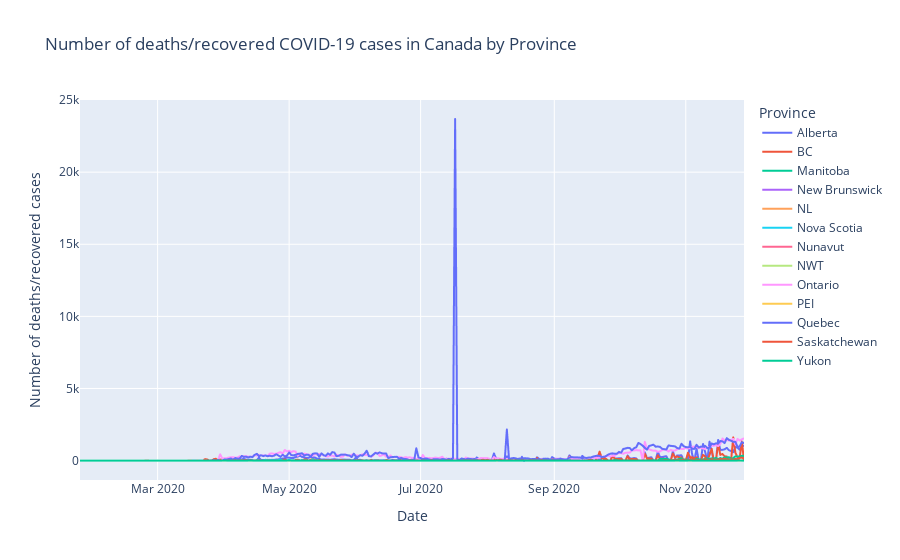

This figure's notebook cell:
### Code cell
# Plot delta D_it new cases for each province
fig = px.line(
    active_cases_provinces,
    x="date",
    y="removed",
    color="province",
    title="Number of deaths/recovered COVID-19 cases in Canada by Province",
    labels=dict(
        date="Date",
        removed="Number of deaths/recovered cases",
        province="Province",
    ),
    height=600,
)
fig.show()

### Figure 1 — Plotly figure (JSON) as saved in the notebook; plotly's stock layout.template omitted (floating-point values rounded to 4 significant figures; data arrays with more than 128 entries replaced by an {"elided": "..."} marker saying what was removed)
{"data": [{"hovertemplate": "Province=Alberta<br>Date=%{x}<br>Number of deaths/recovered cases=%{y}<extra></extra>", "legendgroup": "Alberta", "line": {"color": "#636efa", "dash": "solid"}, "mode": "lines", "name": "Alberta", "showlegend": true, "type": "scattergl", "x": {"elided": "309 str values"}, "xaxis": "x", "y": {"elided": "309 int values"}, "yaxis": "y"}, {"hovertemplate": "Province=BC<br>Date=%{x}<br>Number of deaths/recovered cases=%{y}<extra></extra>", "legendgroup": "BC", "line": {"color": "#EF553B", "dash": "solid"}, "mode": "lines", "name": "BC", "showlegend": true, "type": "scattergl", "x": {"elided": "309 str values"}, "xaxis": "x", "y": {"elided": "309 int values"}, "yaxis": "y"}, {"hovertemplate": "Province=Manitoba<br>Date=%{x}<br>Number of deaths/recovered cases=%{y}<extra></extra>", "legendgroup": "Manitoba", "line": {"color": "#00cc96", "dash": "solid"}, "mode": "lines", "name": "Manitoba", "showlegend": true, "type": "scattergl", "x": {"elided": "309 str values"}, "xaxis": "x", "y": {"elided": "309 int values"}, "yaxis": "y"}, {"hovertemplate": "Province=New Brunswick<br>Date=%{x}<br>Number of deaths/recovered cases=%{y}<extra></extra>", "legendgroup": "New Brunswick", "line": {"color": "#ab63fa", "dash": "solid"}, "mode": "lines", "name": "New Brunswick", "showlegend": true, "type": "scattergl", "x": {"elided": "309 str values"}, "xaxis": "x", "y": {"elided": "309 int values"}, "yaxis": "y"}, {"hovertemplate": "Province=NL<br>Date=%{x}<br>Number of deaths/recovered cases=%{y}<extra></extra>", "legendgroup": "NL", "line": {"color": "#FFA15A", "dash": "solid"}, "mode": "lines", "name": "NL", "showlegend": true, "type": "scattergl", "x": {"elided": "309 str values"}, "xaxis": "x", "y": {"elided": "309 int values"}, "yaxis": "y"}, {"hovertemplate": "Province=Nova Scotia<br>Date=%{x}<br>Number of deaths/recovered cases=%{y}<extra></extra>", "legendgroup": "Nova Scotia", "line": {"color": "#19d3f3", "dash": "solid"}, "mode": "lines", "name": "Nova Scotia", "showlegend": true, "type": "scattergl", "x": {"elided": "309 str values"}, "xaxis": "x", "y": {"elided": "309 int values"}, "yaxis": "y"}, {"hovertemplate": "Province=Nunavut<br>Date=%{x}<br>Number of deaths/recovered cases=%{y}<extra></extra>", "legendgroup": "Nunavut", "line": {"color": "#FF6692", "dash": "solid"}, "mode": "lines", "name": "Nunavut", "showlegend": true, "type": "scattergl", "x": {"elided": "309 str values"}, "xaxis": "x", "y": {"elided": "309 int values"}, "yaxis": "y"}, {"hovertemplate": "Province=NWT<br>Date=%{x}<br>Number of deaths/recovered cases=%{y}<extra></extra>", "legendgroup": "NWT", "line": {"color": "#B6E880", "dash": "solid"}, "mode": "lines", "name": "NWT", "showlegend": true, "type": "scattergl", "x": {"elided": "309 str values"}, "xaxis": "x", "y": {"elided": "309 int values"}, "yaxis": "y"}, {"hovertemplate": "Province=Ontario<br>Date=%{x}<br>Number of deaths/recovered cases=%{y}<extra></extra>", "legendgroup": "Ontario", "line": {"color": "#FF97FF", "dash": "solid"}, "mode": "lines", "name": "Ontario", "showlegend": true, "type": "scattergl", "x": {"elided": "309 str values"}, "xaxis": "x", "y": {"elided": "309 int values"}, "yaxis": "y"}, {"hovertemplate": "Province=PEI<br>Date=%{x}<br>Number of deaths/recovered cases=%{y}<extra></extra>", "legendgroup": "PEI", "line": {"color": "#FECB52", "dash": "solid"}, "mode": "lines", "name": "PEI", "showlegend": true, "type": "scattergl", "x": {"elided": "309 str values"}, "xaxis": "x", "y": {"elided": "309 int values"}, "yaxis": "y"}, {"hovertemplate": "Province=Quebec<br>Date=%{x}<br>Number of deaths/recovered cases=%{y}<extra></extra>", "legendgroup": "Quebec", "line": {"color": "#636efa", "dash": "solid"}, "mode": "lines", "name": "Quebec", "showlegend": true, "type": "scattergl", "x": {"elided": "309 str values"}, "xaxis": "x", "y": {"elided": "309 int values"}, "yaxis": "y"}, {"hovertemplate": "Province=Saskatchewan<br>Date=%{x}<br>Number of deaths/recovered cases=%{y}<extra></extra>", "legendgroup": "Saskatchewan", "line": {"color": "#EF553B", "dash": "solid"}, "mode": "lines", "name": "Saskatchewan", "showlegend": true, "type": "scattergl", "x": {"elided": "309 str values"}, "xaxis": "x", "y": {"elided": "309 int values"}, "yaxis": "y"}, {"hovertemplate": "Province=Yukon<br>Date=%{x}<br>Number of deaths/recovered cases=%{y}<extra></extra>", "legendgroup": "Yukon", "line": {"color": "#00cc96", "dash": "solid"}, "mode": "lines", "name": "Yukon", "showlegend": true, "type": "scattergl", "x": {"elided": "309 str values"}, "xaxis": "x", "y": {"elided": "309 int values"}, "yaxis": "y"}], "layout": {"autosize": true, "legend": {"title": {"text": "Province"}, "tracegroupgap": 0}, "title": {"text": "Number of deaths/recovered COVID-19 cases in Canada by Province"}, "xaxis": {"anchor": "y", "autorange": true, "domain": [0, 1], "range": ["2020-01-25", "2020-11-28"], "title": {"text": "Date"}, "type": "date"}, "yaxis": {"anchor": "x", "autorange": true, "domain": [0, 1], "range": [-1348.0, 25000.0], "title": {"text": "Number of deaths/recovered cases"}, "type": "linear"}}}
